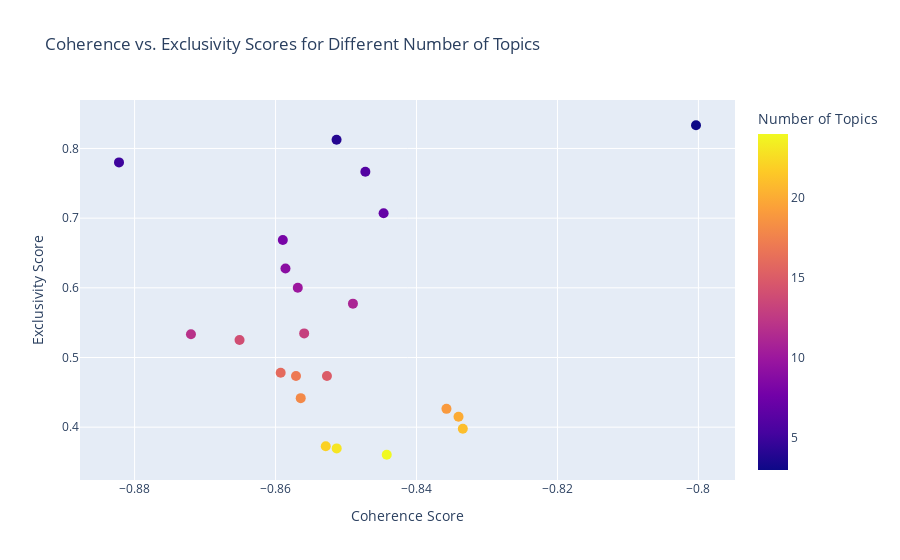

Source (notebook cell):
### Code cell
#Interactive graph of coherance and exclusivity
fig = px.scatter(
    df_results,
    x='coherence', 
    y='exclusivity',
    color='num_topics', 
    labels={
        'coherence': 'Coherence Score',
        'exclusivity': 'Exclusivity Score',
        'num_topics': 'Number of Topics'
    },
    title='Coherence vs. Exclusivity Scores for Different Number of Topics'
)

fig.update_traces(marker=dict(size=10), hovertemplate='Num Topics: %{marker.color}<br>Coherence: %{x}<br>Exclusivity: %{y}')

fig.update_layout(
    xaxis_title='Coherence Score',
    yaxis_title='Exclusivity Score',
    coloraxis_colorbar=dict(title='Number of Topics')
)

fig.show()

### Figure 1 — Plotly figure (JSON) as saved in the notebook; plotly's stock layout.template omitted (floating-point values rounded to 4 significant figures)
{"data": [{"hovertemplate": "Num Topics: %{marker.color}<br>Coherence: %{x}<br>Exclusivity: %{y}", "legendgroup": "", "marker": {"color": [3, 4, 5, 6, 7, 8, 9, 10, 11, 12, 13, 14, 15, 16, 17, 18, 19, 20, 21, 22, 23, 24], "coloraxis": "coloraxis", "size": 10, "symbol": "circle"}, "mode": "markers", "name": "", "orientation": "v", "showlegend": false, "type": "scatter", "x": [-0.8003, -0.8513, -0.8822, -0.8473, -0.8447, -0.859, -0.8586, -0.8568, -0.849, -0.872, -0.8559, -0.8651, -0.8527, -0.8593, -0.8571, -0.8564, -0.8357, -0.834, -0.8334, -0.8529, -0.8513, -0.8442], "xaxis": "x", "y": [0.8333, 0.8125, 0.78, 0.7667, 0.7071, 0.6687, 0.6278, 0.6, 0.5773, 0.5333, 0.5346, 0.525, 0.4733, 0.4781, 0.4735, 0.4417, 0.4263, 0.415, 0.3976, 0.3727, 0.3696, 0.3604], "yaxis": "y"}], "layout": {"coloraxis": {"colorbar": {"title": {"text": "Number of Topics"}}, "colorscale": [[0, "#0d0887"], [0.1111, "#46039f"], [0.2222, "#7201a8"], [0.3333, "#9c179e"], [0.4444, "#bd3786"], [0.5556, "#d8576b"], [0.6667, "#ed7953"], [0.7778, "#fb9f3a"], [0.8889, "#fdca26"], [1, "#f0f921"]]}, "legend": {"tracegroupgap": 0}, "title": {"text": "Coherence vs. Exclusivity Scores for Different Number of Topics"}, "xaxis": {"anchor": "y", "domain": [0, 1], "title": {"text": "Coherence Score"}}, "yaxis": {"anchor": "x", "domain": [0, 1], "title": {"text": "Exclusivity Score"}}}}
